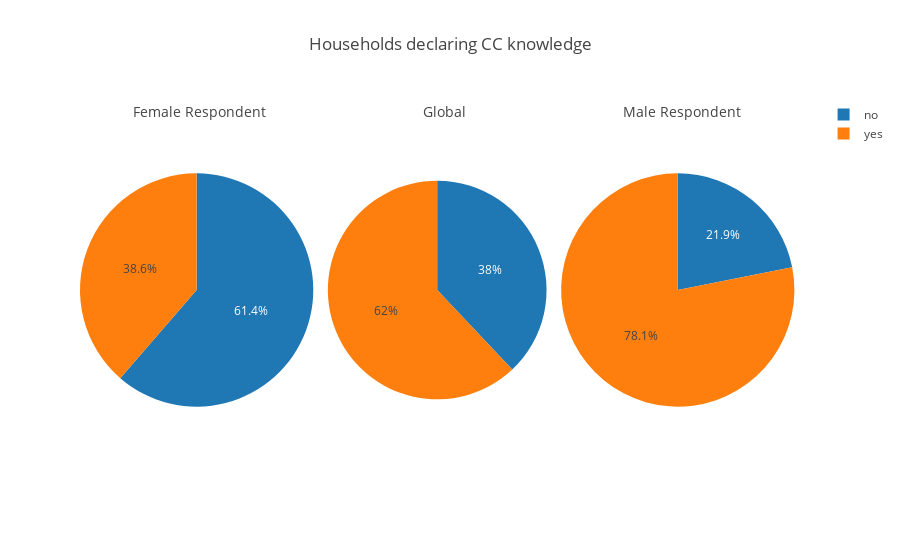

Write notebook code for a chart like this one.
### Markdown cell above
## Climate change awareness

### Code cell
create_graphs_respondent(lambda x: x.groupby('cc_knowledge').size(),
                         lambda x: x.values,
                         lambda x: x.index.values,
                         lambda x: x.sum(),
                         "Households declaring CC knowledge")

### Figure 1 — Plotly figure (JSON) as saved in the notebook; plotly's stock layout.template omitted (floating-point values rounded to 4 significant figures)
{"data": [{"domain": {"x": [0, 0.32]}, "labels": ["no", "yes"], "sort": false, "type": "pie", "values": [54, 34]}, {"domain": {"x": [0.34, 0.64]}, "labels": ["no", "yes"], "sort": false, "type": "pie", "values": [82, 134]}, {"domain": {"x": [0.66, 0.98]}, "labels": ["no", "yes"], "sort": false, "type": "pie", "values": [28, 100]}], "layout": {"annotations": [{"font": {"size": 14}, "showarrow": false, "text": "Female Respondent", "x": 0.07, "y": 1}, {"font": {"size": 14}, "showarrow": false, "text": "Global", "x": 0.5, "y": 1}, {"font": {"size": 14}, "showarrow": false, "text": "Male Respondent", "x": 0.91, "y": 1}], "title": "Households declaring CC knowledge"}}
